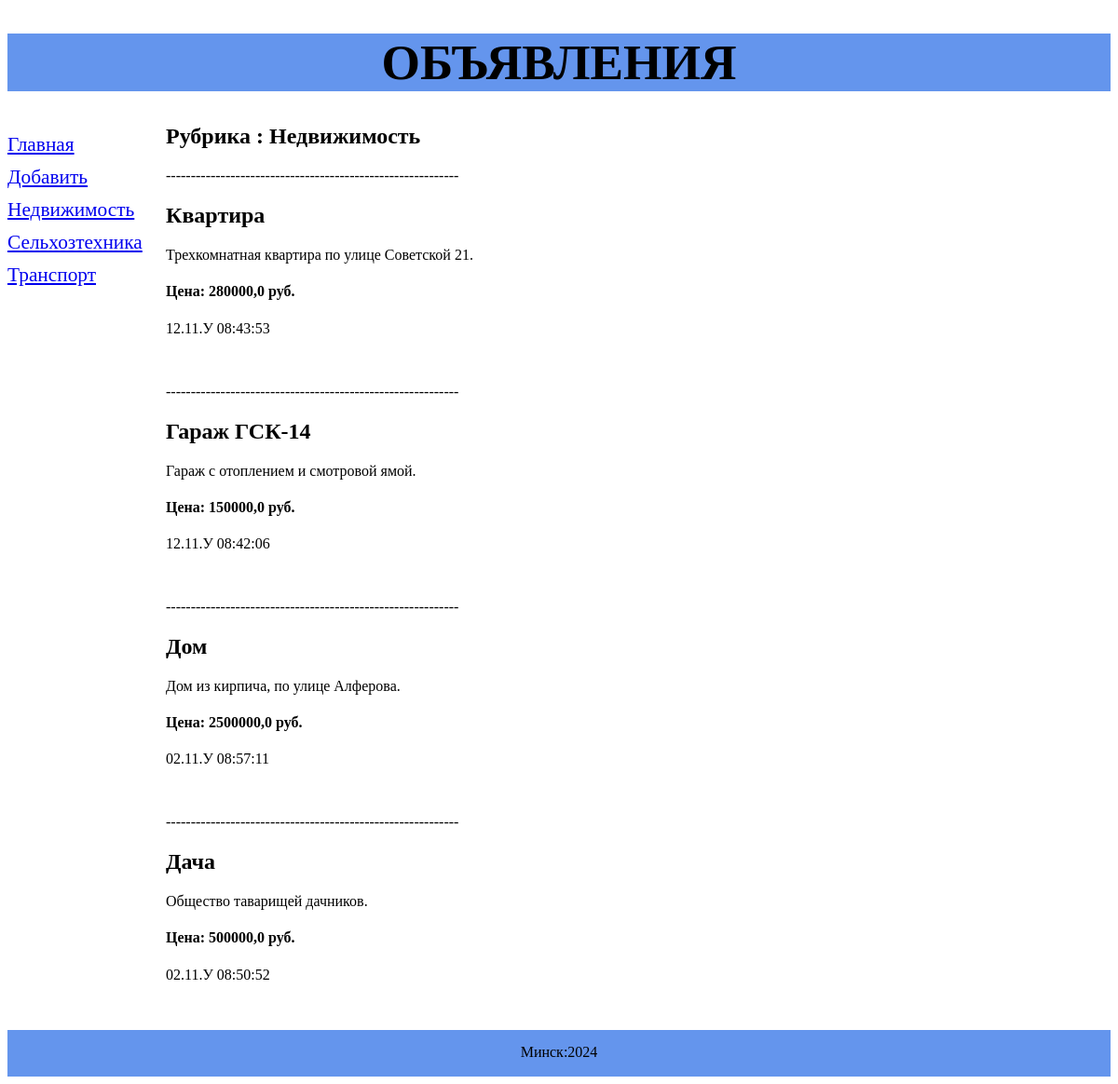
Screenshot of /bboard/1/ with the database file from the repository.
### bboard/models.py (models this page shows, shortened)
class Rubric(models.Model):
    name = models.CharField(max_length=20, db_index=True, verbose_name='Название')
    class Meta:
        verbose_name_plural = 'Рубрики'
        verbose_name = 'Рубрика'
        ordering = ['name']

class Bb(models.Model):
    title = models.CharField(max_length=50, verbose_name='Товар')
    content = models.TextField(null=True, blank=True, verbose_name='Описание')
    price = models.FloatField(null=True, blank=True, verbose_name='Цена')
    published = models.DateTimeField(auto_now_add=True, db_index=True, verbose_name='Опубликовано')
    rubric = models.ForeignKey(Rubric, null=True, on_delete=models.PROTECT, verbose_name='Рубрика')
    class Meta:
        verbose_name_plural = 'Объявления'
        verbose_name = 'Объявление'
        ordering = ['-published']

### bboard/views.py (the view)
# urls.py: path('<int:rubric_id>/', by_rubric, name='by_rubric'),
def by_rubric(request, rubric_id):
    year = datetime.datetime.now()
    bbs = Bb.objects.filter(rubric=rubric_id)
    rubrics = Rubric.objects.all()
    current_rubric = Rubric.objects.filter(id=rubric_id).first()
    context = {'bbs': bbs,
               'rubrics': rubrics,
               'current_rubric': current_rubric,
               'date': year.strftime("%Y")
               }
    return render(request, 'bboard/by_rubric.html', context)

### bboard/templates/bboard/by_rubric.html (shortened to what this page needs)
{% extends "layout/basic.html" %}
{% block content %}
    <h2> Рубрика : {{ current_rubric.name }} </h2>
    {% for bb in bbs %}
    <div>
        <p>-----------------------------------------------------------</p>
        <h2>{{ bb.title }}</h2>
        <p>{{ bb.content }}</p>
        <h4>Цена: {{ bb.price }} руб.</h4>
        <p>{{ bb.published|date:"d.m.У H:i:s" }}</p>
        <br>
    </div>
{% endfor %}
{% endblock %}

### bboard/templates/layout/basic.html (shortened to what this page needs)
{% load static %}
<!DOCTYPE html>
<html lang="en">
<head>
    <link rel="stylesheet" type="text/css" href="{% static 'bboard/style.css' %}">
</head>
<body>
    <header>
        <h1>Объявления</h1>
    </header>
    <nav>
        <a href="{% url 'index' %}">Главная</a>
        <a href="{% url 'add' %}">Добавить</a>
        {% for rubric in rubrics %}
            <a href="{% url 'by_rubric' rubric.id %}">{{ rubric.name }}</a>
        {% endfor %}
    </nav>
    <section>
        {% block content %}
        {% endblock %}
    </section>
    <footer>
        <p>Минск:{{ date }}</p>
    </footer>
</body>
</html>

### bboard/static/bboard/style.css (style rules this page uses)
header h1 { font-size: 40pt; text-transform: uppercase; text-align: center; background-color: cornflowerblue; }
nav { font-size: 16pt; width: 150px; float: left; }
nav a { display: block; margin: 10px 0px; }
section { margin-left: 170px; }
footer { position: page; bottom: 0; width: 100%; height: 50px; text-align: center; background-color: cornflowerblue; }
footer p { font-size: 12pt; padding-top: 15px; }

### rows the page displays
Rubric: name "Недвижимость"
Rubric: name "Сельхозтехника"
Rubric: name "Транспорт"
Bb: title "Квартира", content "Трехкомнатная квартира по улице Советской 21.", price "280000,0", published "12.11.У 08:43:53"
Bb: title "Гараж ГСК-14", content "Гараж с отоплением и смотровой ямой.", price "150000,0", published "12.11.У 08:42:06"
Bb: title "Дом", content "Дом из кирпича, по улице Алферова.", price "2500000,0", published "02.11.У 08:57:11"
Bb: title "Дача", content "Общество таварищей дачников.", price "500000,0", published "02.11.У 08:50:52"

### other values shown
{{ date }} "2024"
